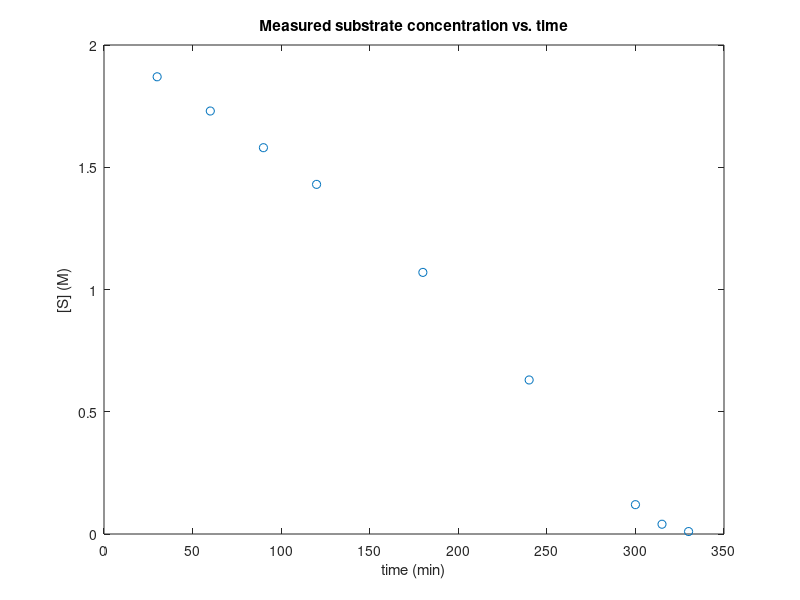

MATLAB code for this plot: (Note: this script raises an error after producing the figure.)
% fit_enzyme_batch_sim1.m
% This program fits the rate law from
% batch kinetic data of an enzymatic
% reaction.
% Kenneth J. Beers
% MIT Department of Chemical Engineering
% May 23, 2005

function [V_m,K_m,K_si,iflag] = fit_enzyme_batch_sim1();
iflag = 0;

% set kinetic data
Data.time_min = [30; 60; 90; 120; 180; 240; 300; 315; 330];
Data.S_M = [1.87; 1.73; 1.58; 1.43; 1.07; 0.63; 0.12; 0.04; 0.01];

% plot data
figure;  plot(Data.time_min,Data.S_M,'o');
xlabel('time (min)');  ylabel('[S] (M)');
title('Measured substrate concentration vs. time');

% ask user for initial guesses of parameters
V_m_0 = input('Enter guess for V_m : ');
K_m_0 = input('Enter guess for K_m : ');
K_si_0 = input('Enter guess for K_si : ');
theta_0 = [V_m_0; K_m_0; K_si_0];

% call minimizer to fit rate law to data
Options = optimset('Display','iter');
imethod = input('Use fminsearch (0) or fminunc (1) ? : ');
if(~imethod)
    theta = fminsearch(@calc_SSE,theta_0, Options, Data);
else
    Options = optimset('LargeScale','off');
    theta = fminunc(@calc_SSE, theta_0, Options, Data);
end

% extract results
V_m = theta(1);  K_m = theta(2);  K_si = theta(3);

% compute results with fitted parameters
Sys.V_m = theta(1);  Sys.K_m = theta(2);
Sys.K_si = theta(3);
Sys.m_E_mg = 10;  Sys.V_R_mL = 100;
S_0 = 2;  % initial molar concentration
% compute substrate concentrations
t_plot = linspace(0,max(Data.time_min),100)';
S_plot = enzyme_batch_sim1(Sys,t_plot,S_0);
% make plot
figure;  plot(Data.time_min,Data.S_M,'o');
hold on;  plot(t_plot,S_plot);
xlabel('time (min)');  ylabel('[S] (M)');
title('Measured substrate concentration vs. time');

iflag = 1;
return;


% ------------------------------------
% This routine returns the cost function value used
% to fit the enzyme batch kinetic data using the
% least-squares method.
function SSE = calc_SSE(theta,Data);

% set system parameters
Sys.V_m = theta(1);  Sys.K_m = theta(2);
Sys.K_si = theta(3);
Sys.m_E_mg = 10;  Sys.V_R_mL = 100;
S_0 = 2;  % initial molar concentration

% compute substrate concentrations
S = enzyme_batch_sim1(Sys,Data.time_min,S_0);

% compute sum of squared errors cost function
res = Data.S_M - S;
SSE = 0.5*dot(res,res);

return;


% ----------------------------------------
% This routine computes the substrate concentration
% as a function of time for batch kinetics showing
% substrate inhibition.
%
% Input Data:
% -----------
% Sys : a structure containing the system parameters
%   .V_m : max. rate in micromoles/min/mg of enzyme
%   .K_m : equil. constant in M
%   .K_si : inhibition equil. constant in M
%   .m_E_mg : mass of enzyme in mg
%   .V_R_mL : reactor volume in mL
% time : array of times at which measurement is taken
% S_0 : initial substrate concentration in M
%
% Output Data :
% -------------
% S : array of substrate concentrations (in M) at
%     time values specified in time input argument
%
% Kenneth J. Beers
% MIT Department of Chemical Engineering
% May 23, 2005

function [S,iflag] = enzyme_batch_sim1(Sys,time,S_0);
iflag = 0;

% perform dynamic simulation to compute
% substrate concentrations at desired times
if(time(1) ~= 0)
    t_report = [0; time];
else
    t_report = time;
end
[t_traj,S_traj] = ode45(@enzyme_batch,t_report,S_0,[],Sys);

if(time(1) ~= 0)
    S = S_traj(2:(length(time)+1));
else
    S = S_traj;
end

iflag = 1;
return;


% --------------------
% This routine returns the time derivative
% of the substrate concentration.
function dS_dt = enzyme_batch(t,S,Sys);

V_R = Sys.V_R_mL/1000;  % reactor volume in L
alpha_c = 1e6;  % micromoles per mole
var1 = Sys.m_E_mg/alpha_c/V_R;

rate = (Sys.V_m.*S)./(Sys.K_m + S + (S.^2)./Sys.K_si);

dS_dt = -var1.*rate;

return;
